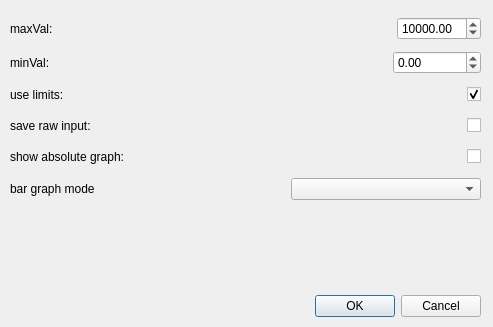
<?xml version="1.0" encoding="UTF-8"?>
<ui version="4.0">
 <class>GeneralSettings</class>
 <widget class="QDialog" name="GeneralSettings">
  <property name="geometry">
   <rect>
    <x>0</x>
    <y>0</y>
    <width>493</width>
    <height>327</height>
   </rect>
  </property>
  <property name="windowTitle">
   <string>Dialog</string>
  </property>
  <widget class="QDialogButtonBox" name="buttonBox">
   <property name="geometry">
    <rect>
     <x>10</x>
     <y>290</y>
     <width>471</width>
     <height>32</height>
    </rect>
   </property>
   <property name="orientation">
    <enum>Qt::Horizontal</enum>
   </property>
   <property name="standardButtons">
    <set>QDialogButtonBox::Cancel|QDialogButtonBox::Ok</set>
   </property>
  </widget>
  <widget class="QWidget" name="layoutWidget">
   <property name="geometry">
    <rect>
     <x>10</x>
     <y>12</y>
     <width>471</width>
     <height>199</height>
    </rect>
   </property>
   <layout class="QVBoxLayout" name="verticalLayout">
    <item>
     <layout class="QHBoxLayout" name="horizontalLayout">
      <item>
       <widget class="QLabel" name="label">
        <property name="toolTip">
         <string>&lt;html&gt;&lt;head/&gt;&lt;body&gt;&lt;p&gt;Sensor values &amp;gt; maxVal will  not be displayed in the absolute graph. Also a sensor failure will be triggered.&lt;/p&gt;&lt;/body&gt;&lt;/html&gt;</string>
        </property>
        <property name="text">
         <string>maxVal:</string>
        </property>
       </widget>
      </item>
      <item>
       <spacer name="horizontalSpacer">
        <property name="orientation">
         <enum>Qt::Horizontal</enum>
        </property>
        <property name="sizeHint" stdset="0">
         <size>
          <width>40</width>
          <height>20</height>
         </size>
        </property>
       </spacer>
      </item>
      <item>
       <widget class="QDoubleSpinBox" name="maxValSpinBox">
        <property name="maximum">
         <double>2000000.000000000000000</double>
        </property>
        <property name="value">
         <double>10000.000000000000000</double>
        </property>
       </widget>
      </item>
     </layout>
    </item>
    <item>
     <layout class="QHBoxLayout" name="horizontalLayout_3">
      <item>
       <widget class="QLabel" name="label_3">
        <property name="toolTip">
         <string>&lt;html&gt;&lt;head/&gt;&lt;body&gt;&lt;p&gt;Sensor values &amp;lt; minVal will not be displayed in the absolute graph. Also a sensor value will be triggered.&lt;/p&gt;&lt;/body&gt;&lt;/html&gt;</string>
        </property>
        <property name="text">
         <string>minVal:</string>
        </property>
       </widget>
      </item>
      <item>
       <spacer name="horizontalSpacer_3">
        <property name="orientation">
         <enum>Qt::Horizontal</enum>
        </property>
        <property name="sizeHint" stdset="0">
         <size>
          <width>40</width>
          <height>20</height>
         </size>
        </property>
       </spacer>
      </item>
      <item>
       <widget class="QDoubleSpinBox" name="minValSpinBox">
        <property name="minimum">
         <double>-200000.000000000000000</double>
        </property>
        <property name="maximum">
         <double>2000000.000000000000000</double>
        </property>
        <property name="value">
         <double>0.000000000000000</double>
        </property>
       </widget>
      </item>
     </layout>
    </item>
    <item>
     <layout class="QHBoxLayout" name="horizontalLayout_4">
      <item>
       <widget class="QLabel" name="label_4">
        <property name="toolTip">
         <string>&lt;html&gt;&lt;head/&gt;&lt;body&gt;&lt;p&gt;Ignore maxVal and minVal if unchecked.&lt;/p&gt;&lt;/body&gt;&lt;/html&gt;</string>
        </property>
        <property name="text">
         <string>use limits:</string>
        </property>
       </widget>
      </item>
      <item>
       <spacer name="horizontalSpacer_4">
        <property name="orientation">
         <enum>Qt::Horizontal</enum>
        </property>
        <property name="sizeHint" stdset="0">
         <size>
          <width>40</width>
          <height>20</height>
         </size>
        </property>
       </spacer>
      </item>
      <item>
       <widget class="QCheckBox" name="useLimitsCheckBox">
        <property name="text">
         <string/>
        </property>
        <property name="checked">
         <bool>true</bool>
        </property>
       </widget>
      </item>
     </layout>
    </item>
    <item>
     <layout class="QHBoxLayout" name="horizontalLayout_2">
      <item>
       <widget class="QLabel" name="label_2">
        <property name="toolTip">
         <string>&lt;html&gt;&lt;head/&gt;&lt;body&gt;&lt;p&gt;Automatically stores absolute sensor values when checked.&lt;/p&gt;&lt;/body&gt;&lt;/html&gt;</string>
        </property>
        <property name="text">
         <string>save raw input:</string>
        </property>
       </widget>
      </item>
      <item>
       <spacer name="horizontalSpacer_2">
        <property name="orientation">
         <enum>Qt::Horizontal</enum>
        </property>
        <property name="sizeHint" stdset="0">
         <size>
          <width>40</width>
          <height>20</height>
         </size>
        </property>
       </spacer>
      </item>
      <item>
       <widget class="QCheckBox" name="saveRawInputCheckBox">
        <property name="text">
         <string/>
        </property>
       </widget>
      </item>
     </layout>
    </item>
    <item>
     <layout class="QHBoxLayout" name="horizontalLayout_5">
      <item>
       <widget class="QLabel" name="label_5">
        <property name="toolTip">
         <string>&lt;html&gt;&lt;head/&gt;&lt;body&gt;&lt;p&gt;Show graph with absolute values&lt;/p&gt;&lt;/body&gt;&lt;/html&gt;</string>
        </property>
        <property name="text">
         <string>show absolute graph:</string>
        </property>
       </widget>
      </item>
      <item>
       <spacer name="horizontalSpacer_5">
        <property name="orientation">
         <enum>Qt::Horizontal</enum>
        </property>
        <property name="sizeHint" stdset="0">
         <size>
          <width>40</width>
          <height>20</height>
         </size>
        </property>
       </spacer>
      </item>
      <item>
       <widget class="QCheckBox" name="showAbsGraphCheckBox">
        <property name="text">
         <string/>
        </property>
        <property name="checked">
         <bool>false</bool>
        </property>
        <property name="tristate">
         <bool>false</bool>
        </property>
       </widget>
      </item>
     </layout>
    </item>
    <item>
     <layout class="QHBoxLayout" name="horizontalLayout_6">
      <item>
       <widget class="QLabel" name="label_6">
        <property name="toolTip">
         <string>&lt;html&gt;&lt;head/&gt;&lt;body&gt;&lt;p&gt;Show graph with absolute values&lt;/p&gt;&lt;/body&gt;&lt;/html&gt;</string>
        </property>
        <property name="text">
         <string>bar graph mode</string>
        </property>
       </widget>
      </item>
      <item>
       <spacer name="horizontalSpacer_6">
        <property name="orientation">
         <enum>Qt::Horizontal</enum>
        </property>
        <property name="sizeHint" stdset="0">
         <size>
          <width>40</width>
          <height>20</height>
         </size>
        </property>
       </spacer>
      </item>
      <item>
       <widget class="QComboBox" name="barGraphModecomboBox">
        <property name="sizePolicy">
         <sizepolicy hsizetype="Expanding" vsizetype="Fixed">
          <horstretch>0</horstretch>
          <verstretch>0</verstretch>
         </sizepolicy>
        </property>
       </widget>
      </item>
     </layout>
    </item>
   </layout>
  </widget>
 </widget>
 <resources/>
 <connections>
  <connection>
   <sender>buttonBox</sender>
   <signal>accepted()</signal>
   <receiver>GeneralSettings</receiver>
   <slot>accept()</slot>
   <hints>
    <hint type="sourcelabel">
     <x>248</x>
     <y>254</y>
    </hint>
    <hint type="destinationlabel">
     <x>157</x>
     <y>274</y>
    </hint>
   </hints>
  </connection>
  <connection>
   <sender>buttonBox</sender>
   <signal>rejected()</signal>
   <receiver>GeneralSettings</receiver>
   <slot>reject()</slot>
   <hints>
    <hint type="sourcelabel">
     <x>316</x>
     <y>260</y>
    </hint>
    <hint type="destinationlabel">
     <x>286</x>
     <y>274</y>
    </hint>
   </hints>
  </connection>
 </connections>
</ui>
